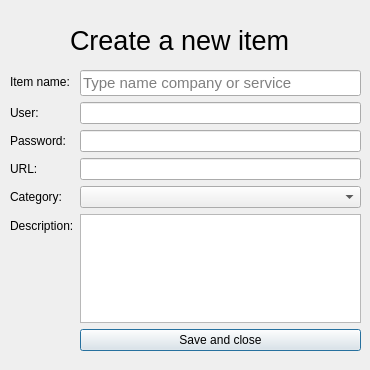
<?xml version="1.0" encoding="UTF-8"?>
<ui version="4.0">
 <class>NewItem</class>
 <widget class="QDialog" name="NewItem">
  <property name="geometry">
   <rect>
    <x>0</x>
    <y>0</y>
    <width>370</width>
    <height>370</height>
   </rect>
  </property>
  <property name="windowTitle">
   <string>Dialog</string>
  </property>
  <widget class="QLabel" name="lblCreateTitle">
   <property name="geometry">
    <rect>
     <x>70</x>
     <y>20</y>
     <width>221</width>
     <height>41</height>
    </rect>
   </property>
   <property name="font">
    <font>
     <pointsize>20</pointsize>
    </font>
   </property>
   <property name="text">
    <string>Create a new item</string>
   </property>
  </widget>
  <widget class="QWidget" name="">
   <property name="geometry">
    <rect>
     <x>10</x>
     <y>70</y>
     <width>351</width>
     <height>281</height>
    </rect>
   </property>
   <layout class="QFormLayout" name="formLayout">
    <item row="0" column="0">
     <widget class="QLabel" name="lblItemName">
      <property name="text">
       <string>Item name: </string>
      </property>
     </widget>
    </item>
    <item row="0" column="1">
     <widget class="QLineEdit" name="lineEditItemName">
      <property name="font">
       <font>
        <pointsize>11</pointsize>
       </font>
      </property>
      <property name="placeholderText">
       <string>Type name company or service</string>
      </property>
     </widget>
    </item>
    <item row="1" column="0">
     <widget class="QLabel" name="lblUser">
      <property name="text">
       <string>User:</string>
      </property>
     </widget>
    </item>
    <item row="1" column="1">
     <widget class="QLineEdit" name="lineEditUser"/>
    </item>
    <item row="2" column="0">
     <widget class="QLabel" name="lblPassword">
      <property name="text">
       <string>Password:</string>
      </property>
     </widget>
    </item>
    <item row="2" column="1">
     <widget class="QLineEdit" name="lineEditPassword"/>
    </item>
    <item row="3" column="0">
     <widget class="QLabel" name="lblUrl">
      <property name="text">
       <string>URL:</string>
      </property>
     </widget>
    </item>
    <item row="3" column="1">
     <widget class="QLineEdit" name="lineEditUrl"/>
    </item>
    <item row="4" column="0">
     <widget class="QLabel" name="lblCategory">
      <property name="text">
       <string>Category:</string>
      </property>
     </widget>
    </item>
    <item row="4" column="1">
     <widget class="QComboBox" name="cmbBoxCategory"/>
    </item>
    <item row="5" column="0">
     <widget class="QLabel" name="lblItemDescription">
      <property name="text">
       <string>Description:</string>
      </property>
     </widget>
    </item>
    <item row="5" column="1">
     <widget class="QTextEdit" name="textEditItemDescription">
      <property name="sizeAdjustPolicy">
       <enum>QAbstractScrollArea::AdjustToContentsOnFirstShow</enum>
      </property>
     </widget>
    </item>
    <item row="6" column="1">
     <widget class="QPushButton" name="btnSaveClose">
      <property name="text">
       <string>Save and close</string>
      </property>
     </widget>
    </item>
   </layout>
  </widget>
 </widget>
 <resources/>
 <connections/>
</ui>
